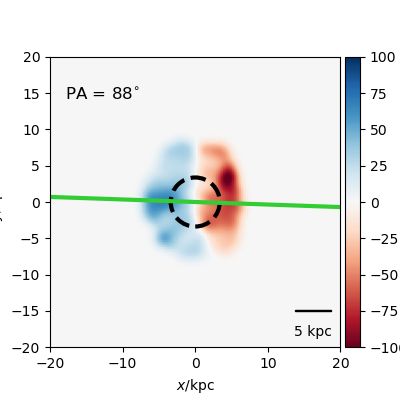

Write Python code to recreate this figure.
#galaxy 330 Ray's gas velocity code
import pynbody
import numpy as np
import pynbody.plot.sph as sph
import matplotlib.pyplot as plt
from pynbody_velmaps.position_angles import *
from pynbody_velmaps.scripts.plot_manga_velmaps import *

filename='/mnt/data0/jillian/gguaman/r330/cosmo25p.768sg1bwK1BHe75.007779'
#filename= '/mnt/data0/jillian/gguaman/r330/r330.007779.tipsy'
redshift=0.03
image_width=40

def rho_sq(particles):
    return particles['rho']**2

gas_map, gas_pa, ax = plot_manga_map(filename, redshift, "gas", weights=rho_sq,image_width=image_width, orientation="sideon", cmap='RdBu',vmin=-100, vmax=100)

#plt.show()
plt.savefig("galaxy330_GasVelR.png")
